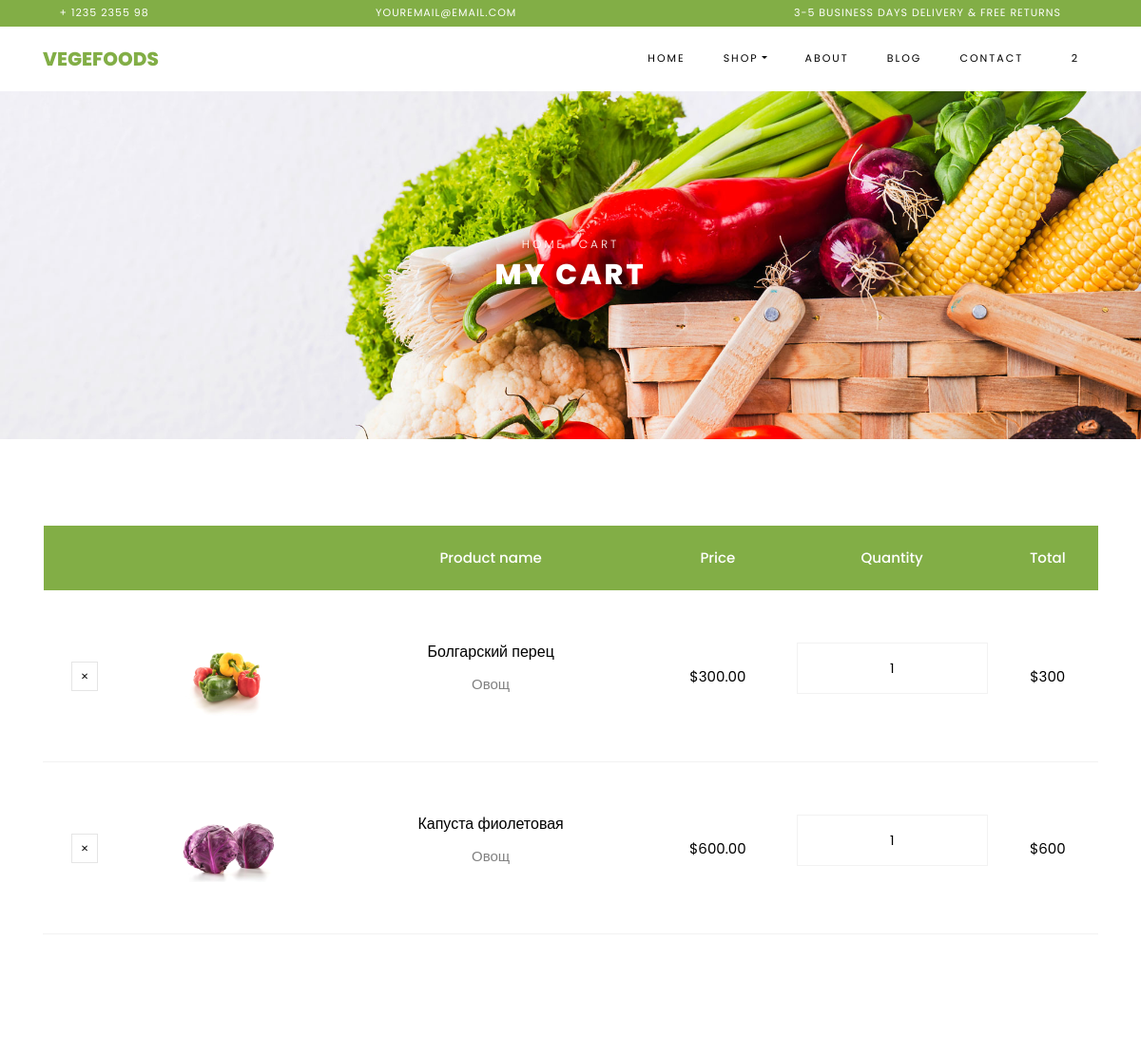
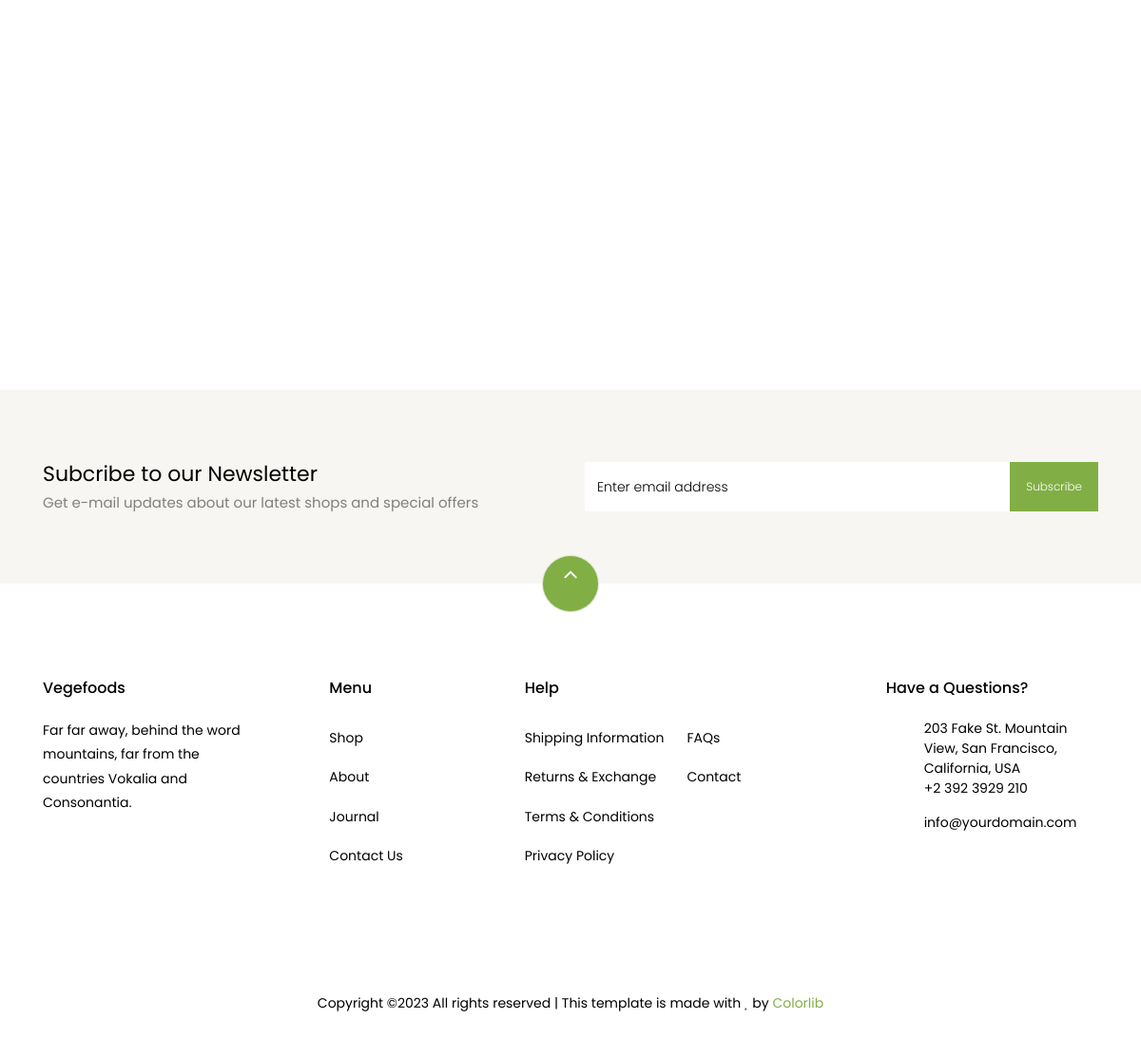
The app's page /cart/ (signed in) with its own data (2 pictures, top to bottom).
### apps/cart_shop/models.py (models this page shows, shortened)
class CartItemShop(models.Model):
    cart = models.ForeignKey(Cart, on_delete=models.CASCADE)
    product = models.ForeignKey(Product, on_delete=models.CASCADE)
    quantity = models.IntegerField(default=1)
    created_at = models.DateTimeField(auto_now_add=True)
    updated_at = models.DateTimeField(auto_now=True)

class Product(models.Model):
    name = models.CharField(max_length=255)
    price = models.DecimalField(max_digits=10, decimal_places=2)
    discount = models.IntegerField(null=True, blank=True)
    description = models.TextField()
    image = models.ImageField(upload_to='static/shop/images', null=True, blank=True)
    created_at = models.DateTimeField(auto_now_add=True)
    updated_at = models.DateTimeField(auto_now=True)

### apps/cart_shop/views.py (the view)
# urls.py: path('', ViewCart.as_view(), name='cart'),
class ViewCart(View):
   def get(self, request):
       cart_items = CartItemShop.objects.filter(cart__user=request.user)
       data = list(cart_items)
       total_price_no_discount = sum(item.product.price * item.quantity for item in data)
       total_discount = sum(item.product.price * item.product.discount * item.quantity for item in data if item.product.discount is not None) / 100
       total_sum = total_price_no_discount - total_discount
       context = {'cart_items': data,
                  'total_price_no_discount': total_price_no_discount,
                  'total_discount': total_discount,
                  'total_sum': total_sum,
                  }
       return render(request, 'cart_shop/cart.html', context)

### apps/cart_shop/templates/cart_shop/cart.html (shortened to what this page needs)
{% load static %}
<!DOCTYPE html>
<html lang="en">
  <head>
    <link rel="stylesheet" href="{% static 'shop/css/open-iconic-bootstrap.min.css'%}">
    <link rel="stylesheet" href="{% static 'shop/css/animate.css'%}">
    <link rel="stylesheet" href="{% static 'shop/css/owl.carousel.min.css'%}">
    <link rel="stylesheet" href="{% static 'shop/css/owl.theme.default.min.css'%}">
    <link rel="stylesheet" href="{% static 'shop/css/magnific-popup.css'%}">
    <link rel="stylesheet" href="{% static 'shop/css/aos.css'%}">
    <link rel="stylesheet" href="{% static 'shop/css/ionicons.min.css'%}">
    <link rel="stylesheet" href="{% static 'shop/css/bootstrap-datepicker.css'%}">
    <link rel="stylesheet" href="{% static 'shop/css/jquery.timepicker.css'%}">
    <link rel="stylesheet" href="{% static 'shop/css/flaticon.css'%}">
    <link rel="stylesheet" href="{% static 'shop/css/icomoon.css'%}">
    <link rel="stylesheet" href="{% static 'shop/css/style.css'%}">
  </head>
  <body class="goto-here">
		<div class="py-1 bg-primary">
    	<div class="container">
    		<div class="row no-gutters d-flex align-items-start align-items-center px-md-0">
	    		<div class="col-lg-12 d-block">
		    		<div class="row d-flex">
		    			<div class="col-md pr-4 d-flex topper align-items-center">
					    	<div class="icon mr-2 d-flex justify-content-center align-items-center"><span class="icon-phone2"></span></div>
						    <span class="text">+ 1235 2355 98</span>
					    </div>
					    <div class="col-md pr-4 d-flex topper align-items-center">
					    	<div class="icon mr-2 d-flex justify-content-center align-items-center"><span class="icon-paper-plane"></span></div>
						    <span class="text">youremail@email.com</span>
					    </div>
					    <div class="col-md-5 pr-4 d-flex topper align-items-center text-lg-right">
						    <span class="text">3-5 Business days delivery &amp; Free Returns</span>
					    </div>
				    </div>
			    </div>
		    </div>
		  </div>
    </div>
    <nav class="navbar navbar-expand-lg navbar-dark ftco_navbar bg-dark ftco-navbar-light" id="ftco-navbar">
	    <div class="container">
	      <a class="navbar-brand" href="index.html">Vegefoods</a>
	      <div class="collapse navbar-collapse" id="ftco-nav">
	        <ul class="navbar-nav ml-auto">
	          <li class="nav-item"><a href="index.html" class="nav-link">Home</a></li>
	          <li class="nav-item active dropdown">
              <a class="nav-link dropdown-toggle" href="#" id="dropdown04" data-toggle="dropdown" aria-haspopup="true" aria-expanded="false">Shop</a>
            </li>
	          <li class="nav-item"><a href="about.html" class="nav-link">About</a></li>
	          <li class="nav-item"><a href="blog.html" class="nav-link">Blog</a></li>
	          <li class="nav-item"><a href="contact.html" class="nav-link">Contact</a></li>
	          <li class="nav-item cta cta-colored"><a href="cart.html" class="nav-link"><span class="icon-shopping_cart"></span>{{ cart_items|length}}</a></li>
	        </ul>
	      </div>
	    </div>
	  </nav>
    <div class="hero-wrap hero-bread" style="background-image: url({% static 'shop/images/bg_1.jpg'%});">
      <div class="container">
        <div class="row no-gutters slider-text align-items-center justify-content-center">
          <div class="col-md-9 ftco-animate text-center">
          	<p class="breadcrumbs"><span class="mr-2"><a href="index.html">Home</a></span> <span>Cart</span></p>
            <h1 class="mb-0 bread">My Cart</h1>
          </div>
        </div>
      </div>
    </div>
    <section class="ftco-section ftco-cart">
			<div class="container">
				<div class="row">
    			<div class="col-md-12 ftco-animate">
    				<div class="cart-list">
	    				<table class="table">
						    <thead class="thead-primary">
						      <tr class="text-center">
						        <th>&nbsp;</th>
						        <th>&nbsp;</th>
						        <th>Product name</th>
						        <th>Price</th>
						        <th>Quantity</th>
						        <th>Total</th>
						      </tr>
						    </thead>
						    <tbody>
							{% for item in cart_items %}
							<tr class="text-center">
							  <td class="product-remove"><a href="{% url 'cart_shop:del_from_cart' item.id %}"><span class="ion-ios-close"></span></a></td>
							  <td class="image-prod"><div class="img" style="background-image:url({{item.product.image.url}});"></div></td>
							  <td class="product-name">
								  <h3>{{item.product.name}}</h3>
								  <p>{{item.product.description}}</p>
							  </td>
							  <td class="price">${{item.product.price}}</td>
							  <td class="quantity">
								  <div class="input-group mb-3">
									  <input type="text" name="quantity" class="quantity form-control input-number" value={{item.quantity}} min="1" max="100">
								  </div>
							  </td>
							  <td class="total">${% widthratio item.product.price 1 item.quantity %}</td>
							</tr>
						{%endfor%}
						    </tbody>
						  </table>
					  </div>
    			</div>
    		</div>
    		<div class="row justify-content-end">
    		</div>
			</div>
		</section>
		<section class="ftco-section ftco-no-pt ftco-no-pb py-5 bg-light">
      <div class="container py-4">
        <div class="row d-flex justify-content-center py-5">
          <div class="col-md-6">
          	<h2 style="font-size: 22px;" class="mb-0">Subcribe to our Newsletter</h2>
          	<span>Get e-mail updates about our latest shops and special offers</span>
          </div>
          <div class="col-md-6 d-flex align-items-center">
            <form action="#" class="subscribe-form">
              <div class="form-group d-flex">
                <input type="text" class="form-control" placeholder="Enter email address">
                <input type="submit" value="Subscribe" class="submit px-3">
              </div>
            </form>
          </div>
        </div>
      </div>
    </section>
    <footer class="ftco-footer ftco-section">
      <div class="container">
      	<div class="row">
      		<div class="mouse">
						<a href="#" class="mouse-icon">
							<div class="mouse-wheel"><span class="ion-ios-arrow-up"></span></div>
						</a>
					</div>
      	</div>
        <div class="row mb-5">
          <div class="col-md">
            <div class="ftco-footer-widget mb-4">
              <h2 class="ftco-heading-2">Vegefoods</h2>
              <p>Far far away, behind the word mountains, far from the countries Vokalia and Consonantia.</p>
              <ul class="ftco-footer-social list-unstyled float-md-left float-lft mt-5">
              </ul>
            </div>
          </div>
          <div class="col-md">
            <div class="ftco-footer-widget mb-4 ml-md-5">
              <h2 class="ftco-heading-2">Menu</h2>
              <ul class="list-unstyled">
                <li><a href="#" class="py-2 d-block">Shop</a></li>
                <li><a href="#" class="py-2 d-block">About</a></li>
                <li><a href="#" class="py-2 d-block">Journal</a></li>
                <li><a href="#" class="py-2 d-block">Contact Us</a></li>
              </ul>
            </div>
          </div>
          <div class="col-md-4">
             <div class="ftco-footer-widget mb-4">
              <h2 class="ftco-heading-2">Help</h2>
              <div class="d-flex">
	              <ul class="list-unstyled mr-l-5 pr-l-3 mr-4">
	                <li><a href="#" class="py-2 d-block">Shipping Information</a></li>
	                <li><a href="#" class="py-2 d-block">Returns &amp; Exchange</a></li>
	                <li><a href="#" class="py-2 d-block">Terms &amp; Conditions</a></li>
	                <li><a href="#" class="py-2 d-block">Privacy Policy</a></li>
	              </ul>
	              <ul class="list-unstyled">
	                <li><a href="#" class="py-2 d-block">FAQs</a></li>
	                <li><a href="#" class="py-2 d-block">Contact</a></li>
	              </ul>
	            </div>
            </div>
          </div>
          <div class="col-md">
            <div class="ftco-footer-widget mb-4">
            	<h2 class="ftco-heading-2">Have a Questions?</h2>
            	<div class="block-23 mb-3">
	              <ul>
	                <li><span class="icon icon-map-marker"></span><span class="text">203 Fake St. Mountain View, San Francisco, California, USA</span></li>
	                <li><a href="#"><span class="icon icon-phone"></span><span class="text">+2 392 3929 210</span></a></li>
	                <li><a href="#"><span class="icon icon-envelope"></span><span class="text">info@yourdomain.com</span></a></li>
	              </ul>
	            </div>
            </div>
          </div>
        </div>
        <div class="row">
          <div class="col-md-12 text-center">
            <p>
						  Copyright &copy;<script>document.write(new Date().getFullYear());</script> All rights reserved | This template is made with <i class="icon-heart color-danger" aria-hidden="true"></i> by <a href="https://colorlib.com" target="_blank">Colorlib</a>
						</p>
          </div>
        </div>
      </div>
    </footer>
  </body>
</html>

### static/shop/css/icomoon.css (style rules this page uses)
[class^="icon-"], [class*=" icon-"] { font-family: 'icomoon' !important; speak: none; font-style: normal; font-weight: normal; font-variant: normal; text-transform: none; line-height: 1; -webkit-font-smoothing: antialiased; -moz-osx-font-smoothing: grayscale; }
.icon-heart:before { content: "\f004"; }
.icon-map-marker:before { content: "\f041"; }
.icon-phone:before { content: "\f095"; }
.icon-envelope:before { content: "\f0e0"; }
.icon-paper-plane:before { content: "\f1d8"; }
.icon-phone2:before { content: "\e0cd"; }
.icon-shopping_cart:before { content: "\e8cc"; }

### records on screen
CartItemShop: product.image (picture), product.name "Болгарский перец", product.description "Овощ", product.price "300.00", quantity "1", product+quantity "300"
CartItemShop: product.image (picture), product.name "Капуста фиолетовая", product.description "Овощ", product.price "600.00", quantity "1", product+quantity "600"

### other values on screen
{{ cart_items|length }} "2"
